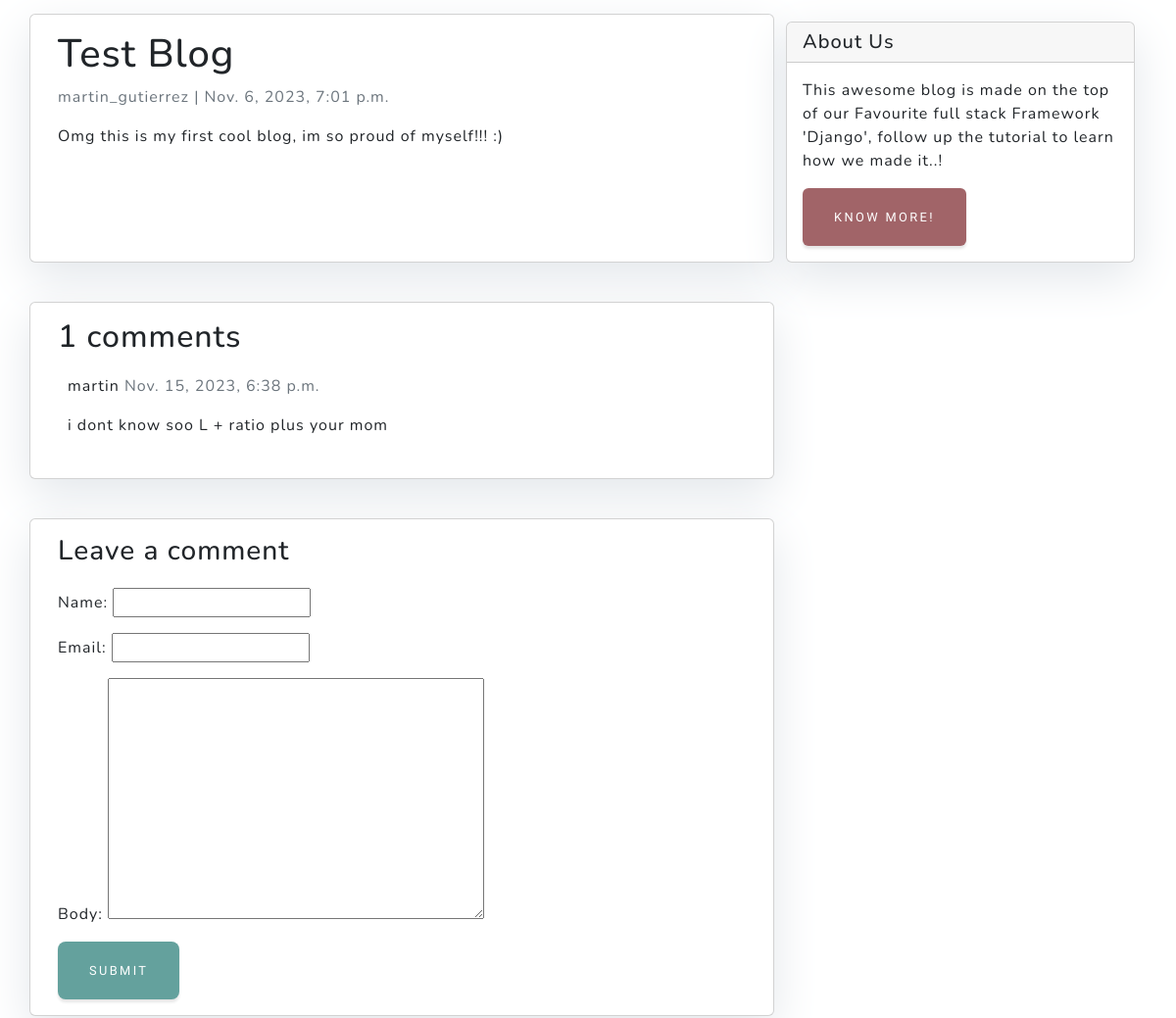
The page /miblog/blog/test-blog/ (middle part) on the database as committed earlier.
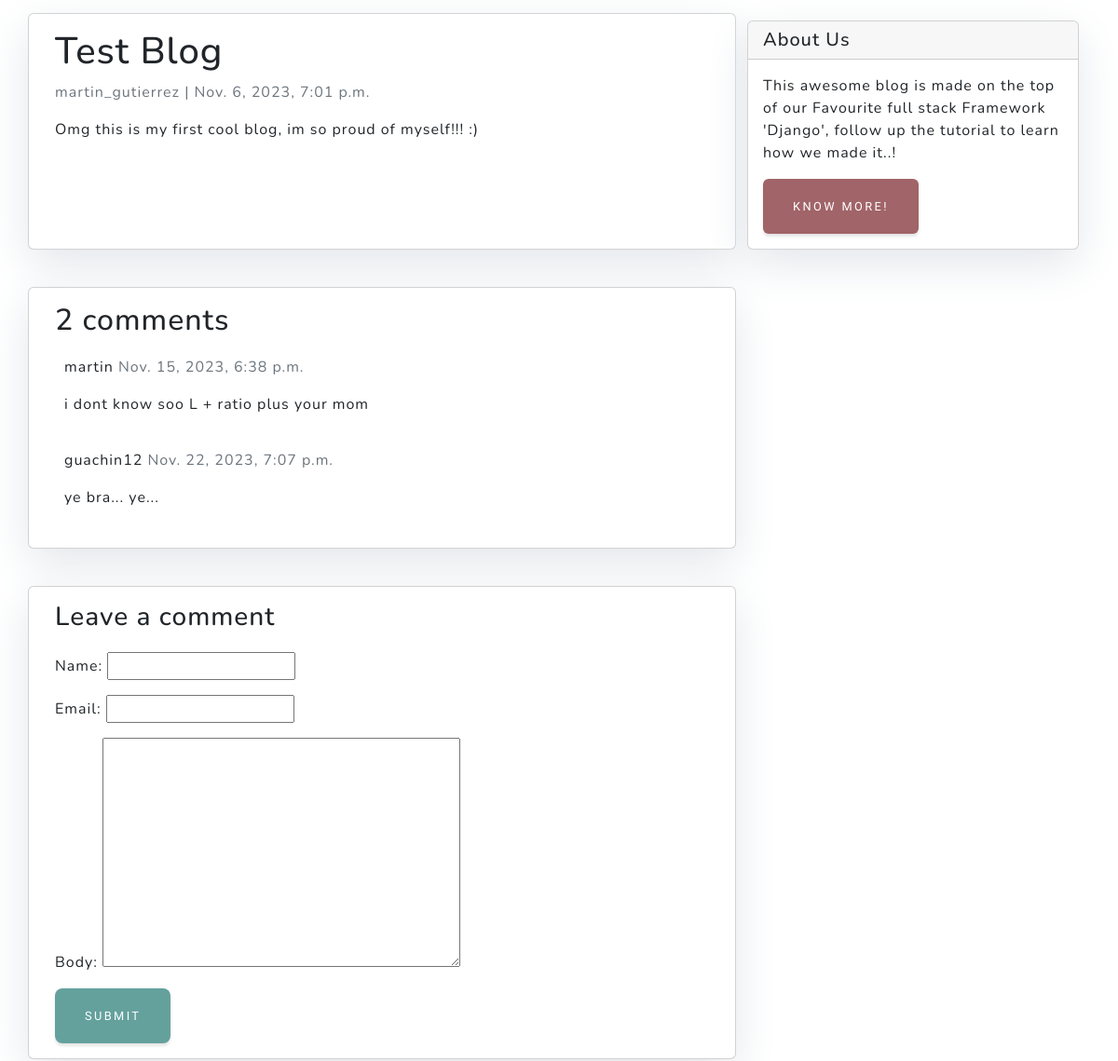
The same page on the database as committed later.
### miblog/models.py (models this page shows, shortened)
class Comment(models.Model):
    post = models.ForeignKey(Post,on_delete=models.CASCADE,related_name='comments')
    name = models.CharField(max_length=80)
    email = models.EmailField()
    body = models.TextField()
    created_on = models.DateTimeField(auto_now_add=True)
    active = models.BooleanField(default=False)
    class Meta:
        ordering = ['created_on']

### miblog/views.py (the view)
# urls.py: path('blog/<slug:slug>/', views.post_detail, name='post_detail'),
def post_detail(request, slug):
    template_name = 'miblog/post_detail.html'
    post = get_object_or_404(Post, slug=slug)
    comments = post.comments.filter(active=True)
    new_comment = None
    if request.method == 'POST':
        comment_form = CommentForm(data=request.POST)
        if comment_form.is_valid():
            new_comment = comment_form.save(commit=False)
            new_comment.post = post
            new_comment.save()
    else:
        comment_form = CommentForm()
    return render(
        request,
        template_name,
        {
            "post": post,
            "comments": comments,
            "new_comment": new_comment,
            "comment_form": comment_form,
        },
    )

### miblog/forms.py
class CommentForm(forms.ModelForm):
    class Meta:
        model = Comment
        fields = ('name', 'email', 'body')

### miblog/Templates/miblog/post_detail.html (shortened to what this page needs)
{% extends 'miblog/base.html' %}
{% block codigo_fatal2 %}
    <div class="container">
    <div class="row">
    <div class="col-md-8 card mb-4  mt-3 left  top">
    <div class="card-body">
        <h1>{% block title %} {{ post.title }} {% endblock title %}</h1>
    <p class=" text-muted">{{ post.author }} | {{ post.created_on }}</p>
        <p class="card-text ">{{ post.content | safe }}</p>
    </div>
    </div>
{% block sidebar %}
{% include 'miblog/sidebar.html' %}
{% endblock sidebar %}
    <div class="col-md-8 card mb-4  mt-3 ">
    <div class="card-body">
    <h2>{{ comments.count }} comments</h2>
        {% for comment in comments %}
        <div class="comments" style="padding: 10px;">
        <p class="font-weight-bold">
        {{ comment.name }}
            <span class=" text-muted font-weight-normal">
            {{ comment.created_on }}
            </span>
        </p>
        {{ comment.body | linebreaks }}
        </div>
        {% endfor %}
    </div>
    </div>
    <div class="col-md-8 card mb-4  mt-3 ">
    <div class="card-body">
        {% if new_comment %}
        <div class="alert alert-success" role="alert">
        Your comment is awaiting moderation
        </div>
        {% else %}
        <h3>Leave a comment</h3>
        <form method="post" style="margin-top: 1.3em;">
        {{ comment_form.as_p }}
        <button type="submit" class="btn btn-primary  btn-lg">Submit</button>
        </form>
        {% endif %}
    </div>
    </div>
</div>
</div>
{% endblock codigo_fatal2 %}

Rows that differ between the two databases and show on the page:
added Comment: name "guachin12", created_on "Nov. 22, 2023, 7:07 p.m.", body "ye bra... ye..."
Other text that changed with them:
{{ comments.count }}: "1" → "2"
